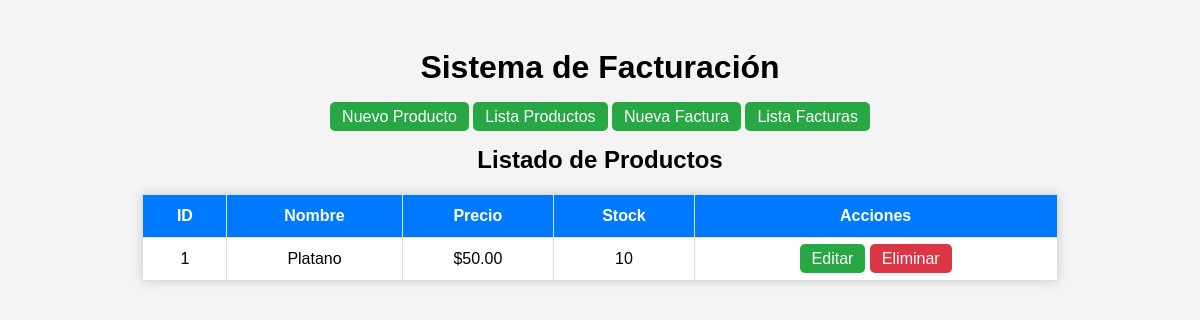
The app's page /productos/, older data.
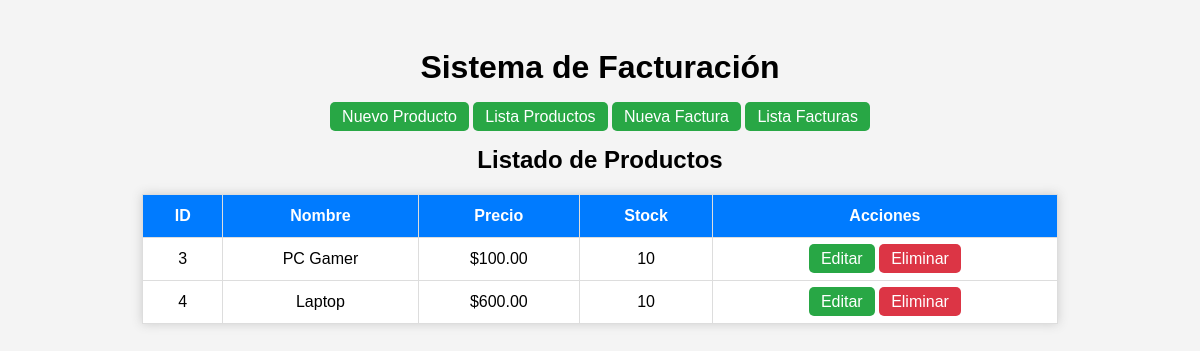
The same page, newer data.
### facturacion/models.py (models this page shows, shortened)
class Producto(models.Model):
    nombre = models.CharField(max_length=100)
    precio = models.DecimalField(max_digits=10, decimal_places=2)
    stock = models.IntegerField()

### facturacion/views.py (the view)
# urls.py: path('productos/', listar_productos, name='listar_productos'),
def listar_productos(request):
    productos = Producto.objects.all()
    return render(request, 'listar_productos.html', {'productos': productos})

### facturacion/Templates/listar_productos.html (shortened to what this page needs)
{% extends "base.html" %}
{% block content %}
    <h2 style="text-align: center;">Listado de Productos</h2>
    <table>
        <tr>
            <th>ID</th>
            <th>Nombre</th>
            <th>Precio</th>
            <th>Stock</th>
            <th>Acciones</th>
        </tr>
        {% for producto in productos %}
        <tr>
            <td>{{ producto.id }}</td>
            <td>{{ producto.nombre }}</td>
            <td>${{ producto.precio }}</td>
            <td>{{ producto.stock }}</td>
            <td>
                <a href="{% url 'editar_producto' producto.id %}" class="btn">Editar</a>
                <a href="{% url 'eliminar_producto' producto.id %}" class="btn btn-danger"
                 onclick="return confirm('¿Seguro que deseas eliminar {{ producto.nombre }}?')">
                 Eliminar
                </a>
            </td>
        </tr>
        {% endfor %}
    </table>
{% endblock %}

### facturacion/Templates/base.html (shortened to what this page needs)
{% load static %}
<!DOCTYPE html>
<html lang="es">
<head>
    <link rel="stylesheet" href="{% static 'css/estilos.css' %}">
</head>
<body>
    <header>
        <h1 style="text-align: center;">Sistema de Facturación</h1>
        <nav style="text-align: center; margin-bottom: 20px;">
            <a href="{% url 'crear_producto' %}" class="btn">Nuevo Producto</a>
            <a href="{% url 'listar_productos' %}" class="btn">Lista Productos</a>
            <a href="{% url 'crear_factura' %}" class="btn">Nueva Factura</a>
            <a href="{% url 'listar_facturas' %}" class="btn">Lista Facturas</a>
        </nav>
    </header>
    <main>
        {% block content %}
        {% endblock %}
    </main>
</body>
</html>

### facturacion/static/css/estilos.css (style rules this page uses)
body { font-family: Arial, sans-serif; background: #f4f4f4; padding: 20px; }
table { border-collapse: collapse; width: 80%; margin: auto; background: white; box-shadow: 0 0 10px #ccc; }
th, td { border: 1px solid #ddd; padding: 12px; text-align: center; }
th { background: #007BFF; color: white; }
.btn { padding: 6px 12px; background: #28a745; color: white; text-decoration: none; border-radius: 5px; }
.btn-danger { background: #dc3545; }

Row changes from the older to the newer data that the page shows:
removed Producto: id "1", nombre "Platano", precio "50.00", stock "10"
added Producto: id "3", nombre "PC Gamer", precio "100.00", stock "10"
added Producto: id "4", nombre "Laptop", precio "600.00", stock "10"
